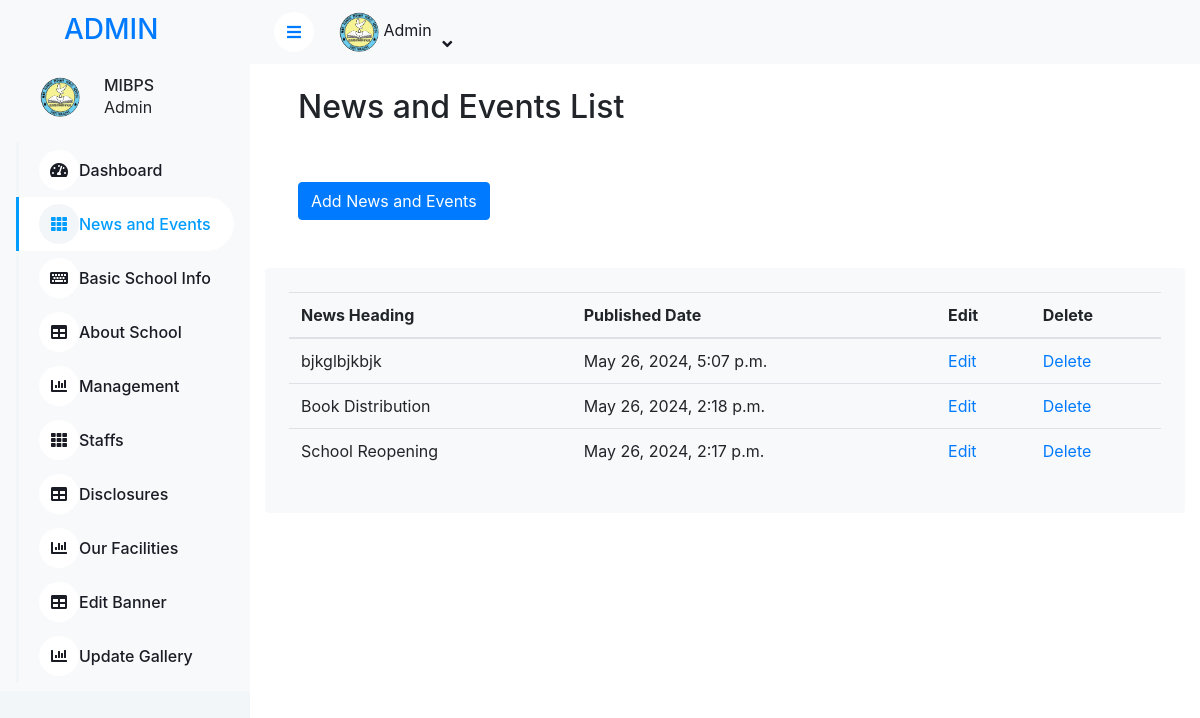
The page /news/ (signed in) on the database as committed earlier.
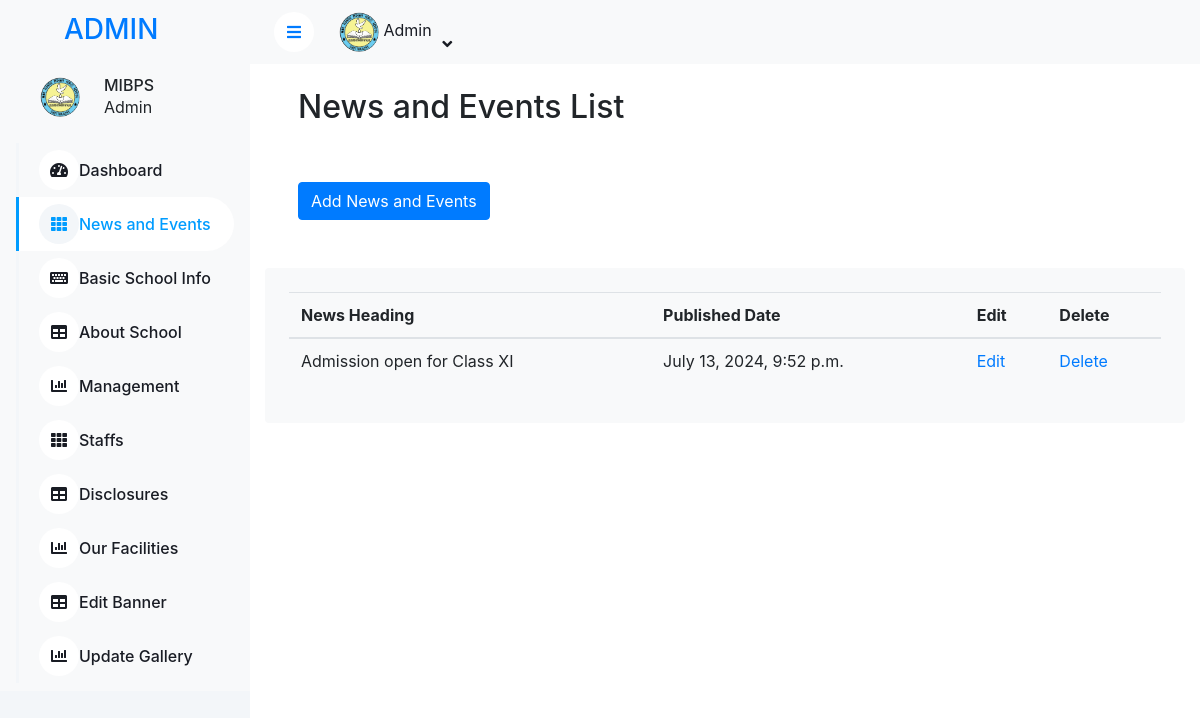
The same page on the database as committed later.
### Home/models.py (models this page shows, shortened)
class NewsNEvents(models.Model):
    title = models.CharField(max_length=200)
    published_date = models.DateTimeField(auto_now_add=True)

### Home/views.py (the view)
# urls.py: path('news/',views.news_list,name="news_list"),
@login_required
def news_list(request):
    news = NewsNEvents.objects.all().order_by('-published_date')
    return render(request, 'admin1/news_list.html', {'news': news})

### Home/context_processors.py (called while the page is built)
def school_info(request):
    school_info = SchoolInfo.objects.first()  # Assuming there's only one entry
    return {'school_info': school_info}

### templates/admin1/news_list.html (shortened to what this page needs)
{% extends "admin1/admin_base.html" %}
{% block content %}
<!DOCTYPE html>
<html lang="en">
<head>
</head>
<body>
    <br>
    <h2 class="mx-5">News and Events List</h2>
    <a href="{% url 'add_news' %}"><button class="btn btn-primary mx-5 my-5">Add News and Events</button> </a>
    <div class="col-12">
        <div class="bg-light rounded  p-4">
            <div class="table-responsive">
                <table class="table">
                    <thead>
                        <tr>
                            <th scope="col">News Heading</th>
                            <th scope="col">Published Date</th>
                            <th scope="col">Edit</th>
                            <th scope="col">Delete</th>
                        </tr>
                    </thead>
                    <tbody>
                        {% for item in news %}
                        <tr>
                            <td>{{item.title}}</td>
                            <td>{{ item.published_date }}</td>
                            <td>
                                <a href="{% url 'edit_news' item.pk %}">Edit</a>
                            </td>
                            <td>
                                <a href="{% url 'delete_news' item.pk %}">Delete</a>
                            </td>
                        </tr>{% endfor %}
                    </tbody>
                </table>
            </div>
        </div>
    </div>
</body>
</html>
{% endblock content %}

Rows that differ between the two databases and show on the page:
removed NewsNEvents: title "bjkglbjkbjk", published_date "May 26, 2024, 5:07 p.m."
removed NewsNEvents: title "Book Distribution", published_date "May 26, 2024, 2:18 p.m."
removed NewsNEvents: title "School Reopening", published_date "May 26, 2024, 2:17 p.m."
added NewsNEvents: title "Admission open for Class XI", published_date "July 13, 2024, 9:52 p.m."
